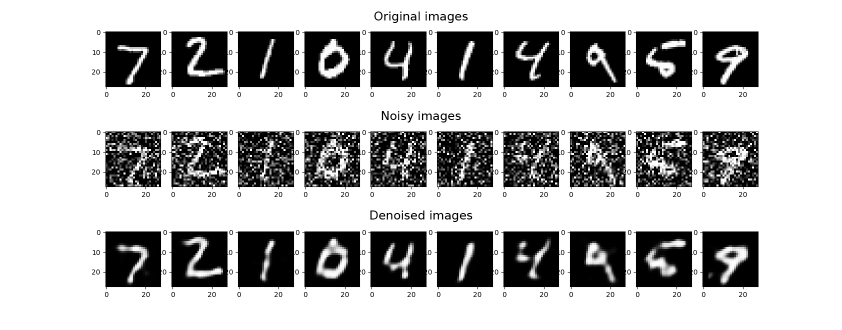
#> input picture task2_comparison.jpg, 1684 x 660 px, given in place of Test task1_video.mp4, which was not available (shown at 1/2 size)
$ python task1.py
#> lines starting #> are read from the running program, lines starting #| are printed output that depends on the picture; after the words box and inside, x2 and y2 are one past the last pixel; in counts of white or black regions, pixels touching at a corner belong together; pictures that were not available may be replaced by others from this repository, and a replacement may not be noted
import cv2
import numpy as np

frame_width = 960
frame_height = 540
task_video = cv2.VideoCapture('Test task1_video.mp4')
task_video.set(3, frame_width)
task_video.set(4, frame_height)


def empty(a):
    pass


cv2.namedWindow("Parameters")
cv2.resizeWindow("Parameters", 960, 270)
cv2.createTrackbar("Threshold1", "Parameters", 20, 255, empty)
cv2.createTrackbar("Threshold2", "Parameters", 20, 255, empty)
cv2.createTrackbar("Area", "Parameters", 5000, 30000, empty)


def stack_images(scale,img_array):
    rows = len(img_array)
    cols = len(img_array[0])
    rows_available = isinstance(img_array[0], list)
    width = img_array[0][0].shape[1]
    height = img_array[0][0].shape[0]
    if rows_available:
        for x in range ( 0, rows):
            for y in range(0, cols):
                if img_array[x][y].shape[:2] == img_array[0][0].shape [:2]:
                    img_array[x][y] = cv2.resize(img_array[x][y], (0, 0), None, scale, scale)
                else:
                    img_array[x][y] = cv2.resize(img_array[x][y], (img_array[0][0].shape[1], img_array[0][0].shape[0]), None, scale, scale)
                if len(img_array[x][y].shape) == 2: img_array[x][y] = cv2.cvtColor(img_array[x][y], cv2.COLOR_GRAY2BGR)
        imageblank = np.zeros((height, width, 3), np.uint8)
        hor = [imageblank]*rows
        hor_con = [imageblank]*rows
        for x in range(0, rows):
            hor[x] = np.hstack(img_array[x])
        ver = np.vstack(hor)
    else:
        for x in range(0, rows):
            if img_array[x].shape[:2] == img_array[0].shape[:2]:
                img_array[x] = cv2.resize(img_array[x], (0, 0), None, scale, scale)
            else:
                img_array[x] = cv2.resize(img_array[x], (img_array[0].shape[1], img_array[0].shape[0]), None,scale, scale)
            if len(img_array[x].shape) == 2:
                img_array[x] = cv2.cvtColor(img_array[x], cv2.COLOR_GRAY2BGR)
        hor = np.hstack(img_array)
        ver = hor
    return ver


def get_contours(img, contour):
    contours, hierarchy = cv2.findContours(img, cv2.RETR_EXTERNAL, cv2.CHAIN_APPROX_NONE)
    for cnt in contours:
        area = cv2.contourArea(cnt)
        areaMin = cv2.getTrackbarPos("Area", "Parameters")
        if area > areaMin:
            peri = cv2.arcLength(cnt, True)
            approx = cv2.approxPolyDP(cnt, 0.02 * peri, True)
            shape_type = ''
            shape_color = (255, 255, 255)
            if len(approx) == 3:
                shape_type = "Triangle"
                shape_color = (255, 0, 0)
            elif len(approx) == 4:
                shape_type = "Rectangle"
                shape_color = (0, 0, 255)
            elif len(approx) == 5:
                shape_type = "Pentagon"
                shape_color = (75, 0, 130)
            else:
                shape_type = "Circle"
                shape_color = (255, 0, 255)
            cv2.drawContours(contour, cnt, -1, shape_color, 4)
            x, y, w, h = cv2.boundingRect(approx)
            cv2.rectangle(contour, (x, y), (x + w, y + h), (0, 255, 102), 2)

            cv2.putText(contour, shape_type, (x + w + 20, y + 20), cv2.FONT_HERSHEY_SIMPLEX, .7,
                        (0, 255, 102), 2)
            cv2.putText(contour, "Area: " + str(int(area)), (x + w + 20, y + 45), cv2.FONT_HERSHEY_SIMPLEX, 0.7,
                        (0, 255, 102), 2)


while True:
    success, fr0 = task_video.read()
#> fr0 is the input picture: shape (660, 1684, 3); min 0, max 255, mean 181.2
    table = np.array([2*i-255 if i > 127 else 0
                      for i in np.arange(0, 256)]).astype("uint8")
    fr = cv2.LUT(fr0, table)
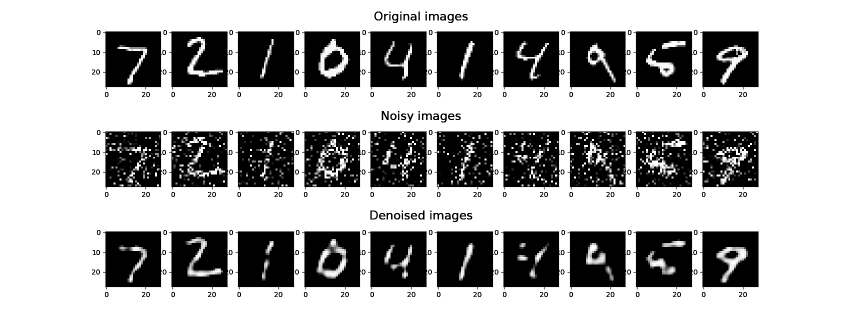
#> fr: shape (660, 1684, 3) (shown at 1/2 size); min 0, max 255, mean 175.1
    contour = fr.copy()
    blurred = cv2.GaussianBlur(fr, (7, 7), 1)
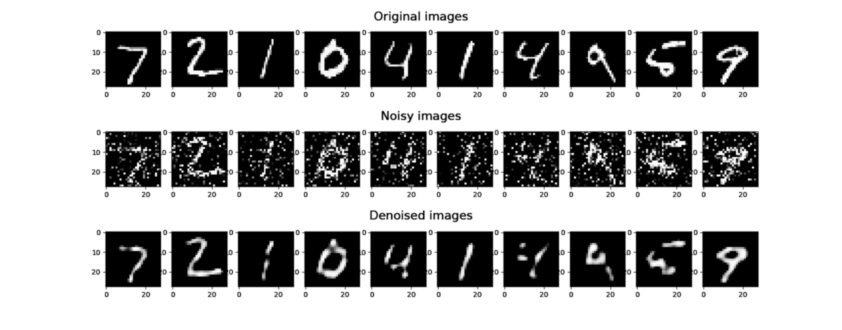
#> blurred: shape (660, 1684, 3) (shown at 1/2 size); min 0, max 255, mean 175.1
    togray = cv2.cvtColor(blurred, cv2.COLOR_BGR2GRAY)
    threshold1 = cv2.getTrackbarPos("Threshold1", "Parameters")
    threshold2 = cv2.getTrackbarPos("Threshold2", "Parameters")
    canny_detect = cv2.Canny(togray, threshold1, threshold2)
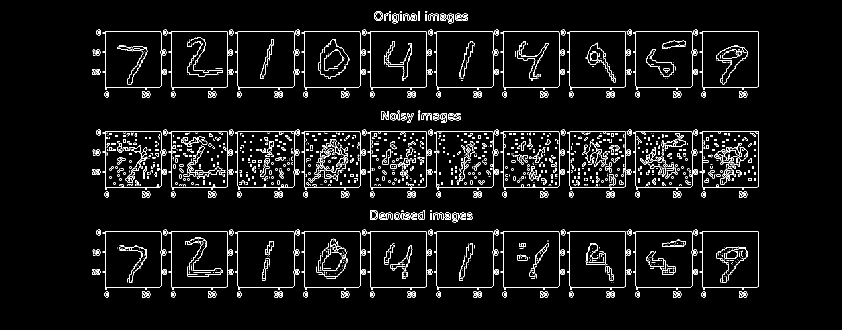
#> canny_detect: shape (660, 1684) (shown at 1/2 size); 4.5% white in thin lines or dots, all inside (x1, y1, x2, y2) = (184, 22, 1518, 595)
    kernel = np.ones((5, 5))
    dilation = cv2.dilate(canny_detect, kernel, iterations=1)
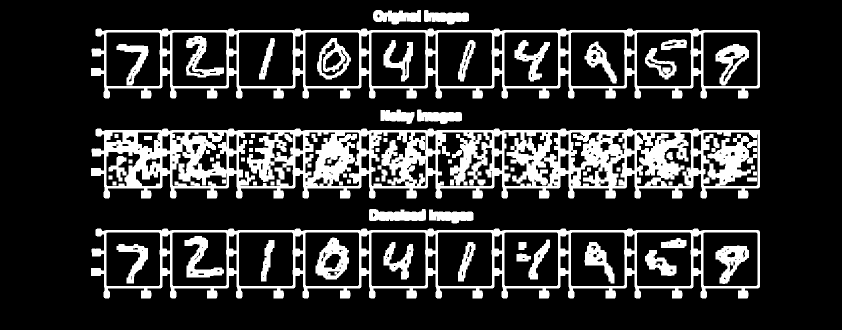
#> dilation: shape (660, 1684) (shown at 1/2 size); 19.8% white; 61 white regions
    get_contours(dilation, contour)
#> in get_contours, `contours, hierarchy = cv2.findContours(img, cv2.RETR_EXTERNAL, cv2.CHA..`: contours = 9 contours; largest, box (x1, y1, x2, y2) and area: (182, 257, 1520, 397) 154404, (182, 457, 1520, 597) 154394, (182, 57, 1520, 197) 154394, (738, 418, 852, 442) 2094, (746, 20, 842, 49) 1818
#> in get_contours, `area = cv2.contourArea(cnt)`: area = 154393.5
#> in get_contours, `peri = cv2.arcLength(cnt, True)`: peri = 4658.2
#> in get_contours, `approx = cv2.approxPolyDP(cnt, 0.02 * peri, True)`: approx = [[183, 498], [210, 596], [1519, 573], [1516, 460]]
#> in get_contours, `x, y, w, h = cv2.boundingRect(approx)`: x = 183; y = 460; w = 1337; h = 137
#> in get_contours, `cv2.putText(contour, "Area: " + str(int(area)), (x + w + 20, y + 45), ..`:
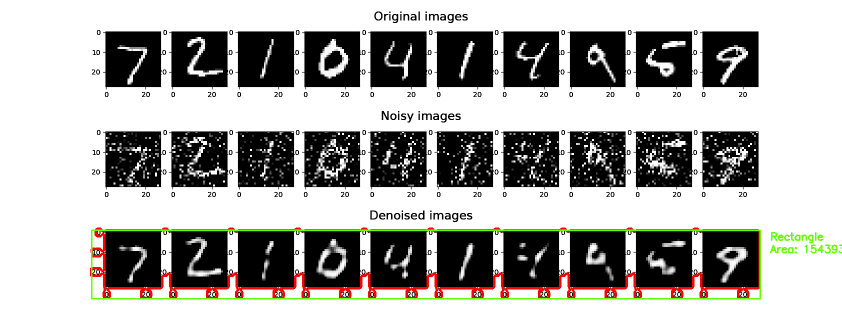
#> contour: shape (660, 1684, 3) (shown at 1/2 size); mean B, G, R 168.9, 171.3, 173.8
    img_stack = stack_images(0.8, ([fr0, fr],
                                  [dilation, contour]))
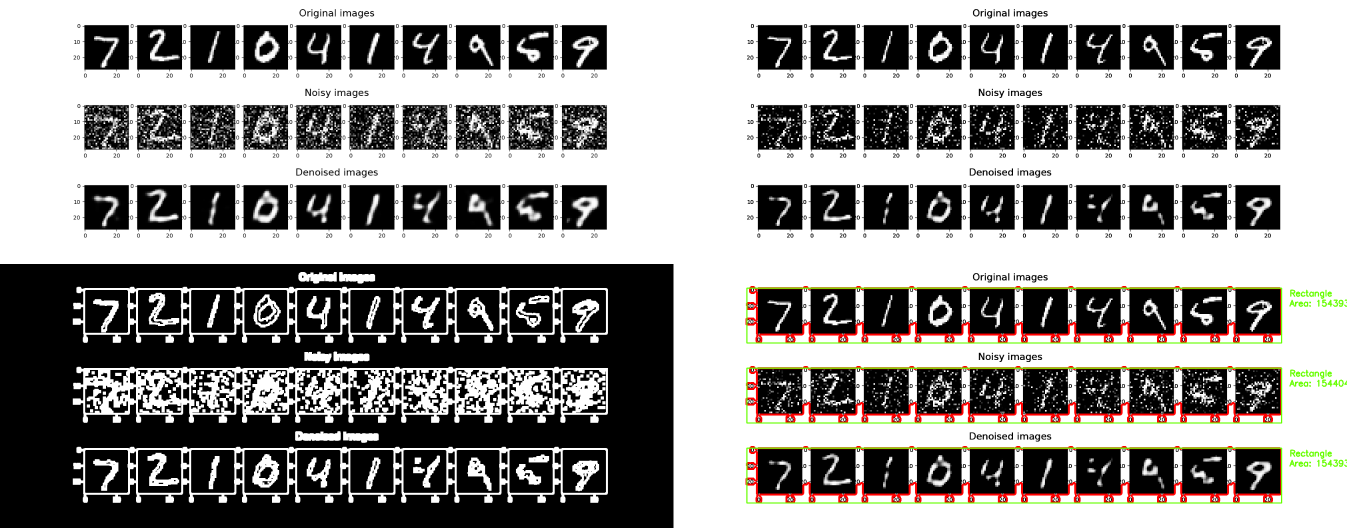
#> img_stack: shape (1056, 2694, 3) (shown at 1/2 size); mean B, G, R 140.8, 142.7, 144.5
    cv2.imshow("Result", img_stack)
    if cv2.waitKey(1) & 0xFF == ord('q'):
#> (key q is pressed here)
        break
